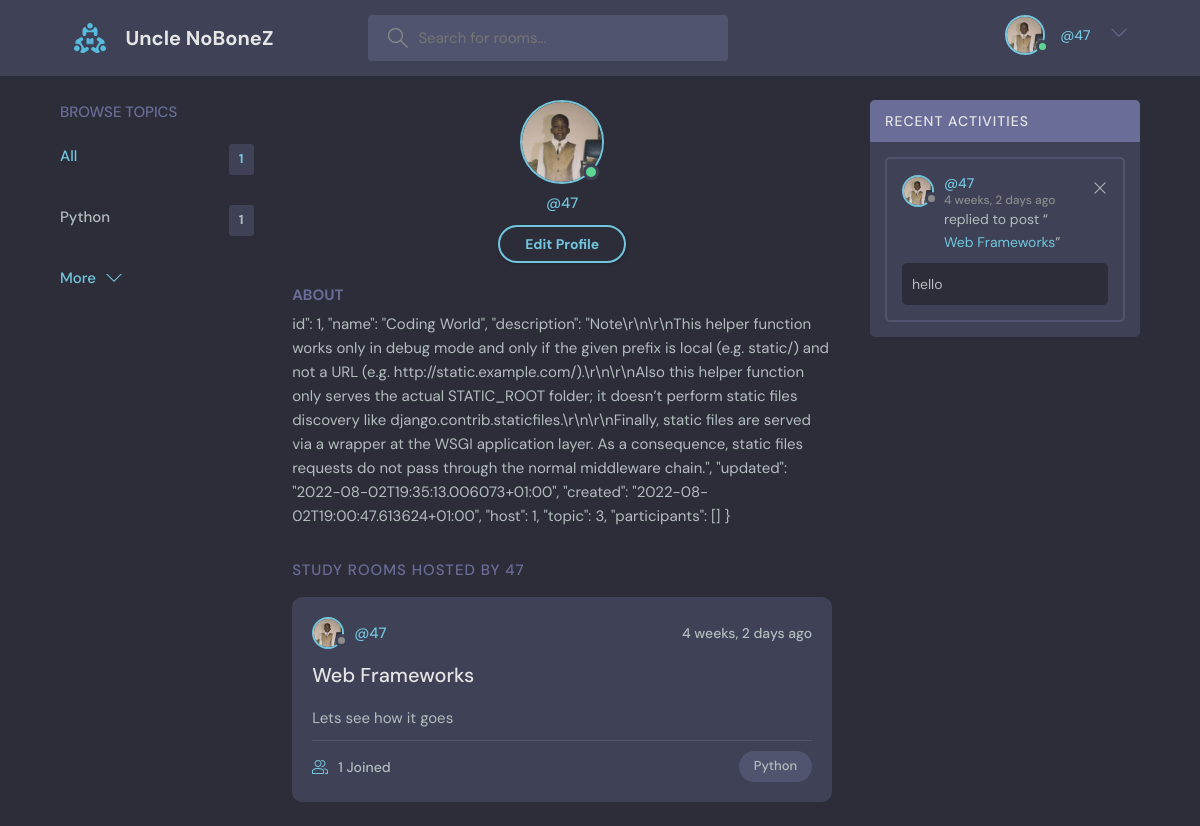
The page /profile/1/ (signed in) on the database its author committed.
### base/models.py (models this page shows, shortened)
class User(AbstractUser):
    first_name = models.CharField(max_length=50, null=True)
    last_name = models.CharField(max_length=50, null=True)
    email = models.EmailField(null=True, unique=True)
    bio = models.TextField(null=True)
    avatar = models.ImageField(null=True, default="profile_picture/avatar.svg", upload_to="profile_picture")
    USERNAME_FIELD  = "email"
    REQUIRED_FIELDS = ["first_name","last_name"]

class Topic(models.Model):
    name = models.CharField(max_length=200)
    def __str__(self) -> str:
        return self.name

class Room(models.Model):
    host = models.ForeignKey(User, on_delete=models.SET_NULL, null=True, blank=True)
    topic = models.ForeignKey(Topic, on_delete=models.SET_NULL, null=True, blank=True)
    name = models.CharField(max_length=200)
    description = models.TextField(null=True)
    participants = models.ManyToManyField(User, related_name="participants", blank=True)
    updated = models.DateTimeField(auto_now=True)
    created = models.DateTimeField(auto_now_add=True)
    class Meta:
        ordering = ["-updated", "-created"]

class Message(models.Model):
    user = models.ForeignKey(User, on_delete=models.CASCADE)
    room = models.ForeignKey(Room,on_delete=models.CASCADE)
    body = models.TextField()
    message_created = models.DateTimeField(auto_now_add=True)
    message_updated = models.DateTimeField(auto_now=True)
    def __str__(self):
        return self.body[0:50]
    class Meta:
        ordering = ["-message_updated", "-message_created"]

### base/views.py (the view)
# urls.py: path("profile/<int:pk>/", views.userprofile, name="profile"),
@login_required(login_url="base:login")
def userprofile(request, pk):
    user = User.objects.get(id=pk)
    topics = Topic.objects.all()
    room_messages = user.message_set.all()
    rooms = user.room_set.all()
    context = {"user" : user, "topics" : topics, "room_messages": room_messages , "rooms":rooms}
    return render(request, "base/profile.html", context)

### base/templates/base/profile.html (shortened to what this page needs)
{% extends "main.html" %}
{% block content %}
  <main class="profile-page layout layout--3">
    <div class="container">
      {% include "base/topics_component.html" %}
      <div class="roomList">
        <div class="profile">
          <div class="profile__avatar">
            <div class="avatar avatar--large active">
              <img src="{{user.avatar.url}}" />
            </div>
          </div>
          <div class="profile__info">
            <p>@{{user.username}}</p>
            {% if request.user == user %}<a href="{% url 'base:update-user' request.user.id %}" class="btn btn--main btn--pill">Edit Profile</a> {% endif %}
          </div>
          <div class="profile__about">
            <h3>About</h3>
            <p>
              {{user.bio}}
            </p>
          </div>
        </div>
        <div class="roomList__header">
          <div>
            <h2>Study Rooms Hosted by {{user.username}}</a>
            </h2>
          </div>
        </div>
        {% include "base/feed_component.html" %}
      </div>
      {% include "base/activity_component.html" %}
    </div>
  </main>
{% endblock %}

### templates/main.html (shortened to what this page needs)
<!DOCTYPE html>
{% load static %}
<html lang="en">
  <head>
    <link rel="stylesheet" href="{% static 'styles/style.css' %}" />
  </head>
  <body>
    {% include "navbar.html" %}
    {% block content %}
    {% endblock content %}
  </body>
</html>

### templates/navbar.html (shortened to what this page needs)
{% load static %}
<header class="header header--loggedIn">
     <div class="container">
       <a href="{% url 'base:home' %}" class="header__logo">
         <img src="{% static 'images/logo.svg' %}" />
         <h1>Uncle NoBoneZ</h1>
       </a>
       <form class="header__search" method="GET" action="{% url 'base:home' %}" enctype="multipart/form-data">
         <label>
           <input type="text" name="q" placeholder="Search for rooms..." />
         </label>
       </form>
       <nav class="header__menu">
         {% if user.is_authenticated %}
         <div class="header__user">
           <a href="{% url 'base:profile' request.user.id %}">
             <div class="avatar avatar--medium active">
               <img src="{{user.avatar.url}}" />
             </div>
             <p>{{request.user.firstname}} <span>@{{request.user.username}}</span></p>
           </a>
           <button class="dropdown-button">
             <svg version="1.1" xmlns="http://www.w3.org/2000/svg" width="32" height="32" viewBox="0 0 32 32">
               <title>chevron-down</title>
               <path d="M16 21l-13-13h-3l16 16 16-16h-3l-13 13z"></path>
             </svg>
           </button>
         </div>
         {% else %}
          <a href="{% url 'base:login' %}">
           <img src="{% static 'images/avatar.svg' %}" />
           <p>Login</p>
         </a>
         {% endif %}
       </nav>
     </div>
   </header>

### base/templates/base/topics_component.html
<div>
    <div class="topics">
        <div class="topics__header">
          <h2>Browse Topics</h2>
        </div>
        <ul class="topics__list">
          <li>
            <a href="{% url 'base:home' %}" class="active">All <span>{{topics.count}}</span></a>
          </li>
          {% for topic in topics %}
          <li>
            <a href="{% url 'base:home' %}?q={{topic.name}}">{{topic.name}}<span>{{topic.room_set.all.count}}</span></a>
          </li>
          {% empty %}
          <p>No Topics Available</p>
          {% endfor %}
        </ul>
        <a class="btn btn--link" href="{% url 'base:topics' %}">
          More
          <svg version="1.1" xmlns="http://www.w3.org/2000/svg" width="32" height="32" viewBox="0 0 32 32">
            <title>chevron-down</title>
            <path d="M16 21l-13-13h-3l16 16 16-16h-3l-13 13z"></path>
          </svg>
        </a>
      </div>
</div>

### base/templates/base/feed_component.html (shortened to what this page needs)
{% for room in rooms %}
<div class="roomListRoom">
    <div class="roomListRoom__header">
      <a href="{% url 'base:profile' room.host.id %}" class="roomListRoom__author">
        <div class="avatar avatar--small">
          <img src="{{room.host.avatar.url}}" />
        </div>
        <span>@{{room.host.username}}</span>
      </a>
      <div class="roomListRoom__actions">
        <span>{{room.created | timesince}} ago</span>
      </div>
    </div>
    <div class="roomListRoom__content">
      <a href="{% url 'base:room' room.id %}">{{room.name}}</a>
      <p>
        {{room.description}}
      </p>
    </div>
    <div class="roomListRoom__meta">
      <a href="{% url 'base:room' room.id %}" class="roomListRoom__joined">
        {{room.participants.all.count}} Joined
      </a>
      <p class="roomListRoom__topic"> {{room.topic}}</p>
    </div>
  </div>
  {%endfor%}

### base/templates/base/activity_component.html
<div class="activities">
    <div class="activities__header">
      <h2>Recent Activities</h2>
    </div>
    {% for message in room_messages %}
      <div class="activities__box">
        <div class="activities__boxHeader roomListRoom__header">
          <a href="{% url 'base:profile' message.user.id %}" class="roomListRoom__author">
            <div class="avatar avatar--small">
              <img src="{{message.user.avatar.url}}" />
            </div>
            <p>
              @{{message.user.username}}
              <span>{{message.message_updated | timesince}} ago</span>
            </p>
          </a>
          {% if request.user == message.user %}
          <div class="roomListRoom__actions">
            <a href="{% url 'base:delete-message' message.room.id message.id %}">
              <svg version="1.1" xmlns="http://www.w3.org/2000/svg" width="32" height="32" viewBox="0 0 32 32">
                <title>remove</title>
                <path
                  d="M27.314 6.019l-1.333-1.333-9.98 9.981-9.981-9.981-1.333 1.333 9.981 9.981-9.981 9.98 1.333 1.333 9.981-9.98 9.98 9.98 1.333-1.333-9.98-9.98 9.98-9.981z"
                ></path>
              </svg>
            </a>
          </div>
          {% endif %}
        </div>
        <div class="activities__boxContent">
          <p>replied to post “<a href="{% url 'base:room' message.room.id %}">{{message.room.name}}</a>”</p>
          <div class="activities__boxRoomContent">
            {{message}}
          </div>
        </div>
      </div>
    {% endfor %}
 </div>

### rows shown on the page
User: avatar (picture), user.username "47", username "47", bio "id\": 1, \"name\": \"Coding World\", \"description\": \"Note\\r\\n\\r\\nThis helper function works only in debug mode and only if the given prefix is local (e.g. static/) and not a URL (e.g. http://static.example.com/).\\r\\n\\r\\nAlso this helper function only serves the actual STATIC_ROOT folder; it doesn’t perform static files discovery like django.contrib.staticfiles.\\r\\n\\r\\nFinally, static files are served via a wrapper at the WSGI application layer. As a consequence, static files requests do not pass through the normal middleware chain.\", \"updated\": \"2022-08-02T19:35:13.006073+01:00\", \"created\": \"2022-08-02T19:00:47.613624+01:00\", \"host\": 1, \"topic\": 3, \"participants\": [] }"
Topic: name "Python", room_set.all.count "1"
Room: host.avatar (picture), host.username "47", created "4 weeks, 2 days", name "Web Frameworks", description "Lets see how it goes", participants.all.count "1", topic "Python"
Message: user.avatar (picture), user.username "47", message_updated "4 weeks, 2 days", room.name "Web Frameworks", body "hello"

### other values the page prints
{{ topics.count }} "1"
